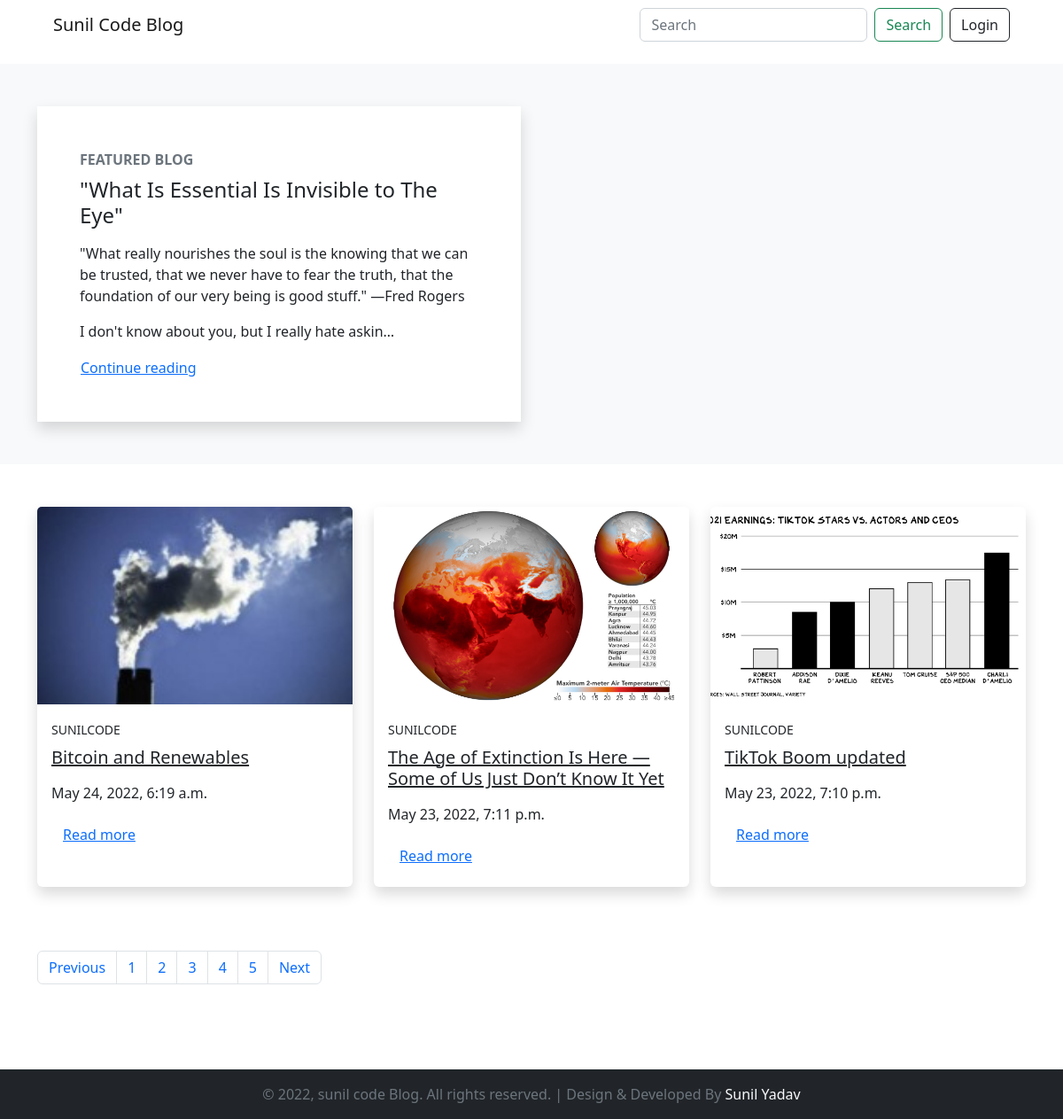
Screenshot of /?page=2 with the database file from the repository.
### miniBlog/models.py (models this page shows, shortened)
class BlogModel(models.Model):
    title=models.CharField(max_length=1000)
    content=FroalaField()
    slug=models.SlugField(max_length=1000, null=True,  blank=True)
    image=models.ImageField(upload_to='blog')
    user=models.ForeignKey(User, null=True, blank=True ,on_delete=models.CASCADE)
    created_at=models.DateTimeField(auto_now_add=True)
    upload_to=models.DateTimeField(auto_now=True)
    likes=models.ManyToManyField(User,blank=True, related_name='post_like')

### miniBlog/views.py (the view)
# urls.py: 2. Add a URL to urlpatterns:  path('', views.home, name='home')
def home(request):
    context={}
    try:
        blogs = BlogModel.objects.all().order_by('-id')
        allblogs=BlogModel.objects.annotate(Count('likes'))
        maxlist=[]
        for blog in allblogs:
            maxlist.append(blog.likes__count)
        for blog in allblogs:
            if max(maxlist) == blog.likes__count:
                featured=blog
                break
        featured_blog=featured
        paginator = Paginator(blogs, 3)
        pages = paginator.page_range
        pageNumber = request.GET.get('page')
        finalBlogpage = paginator.get_page(pageNumber)
        context = {'blogs': finalBlogpage, 'pages': pages, 'featured_blog':featured_blog}
        profile = Profile.objects.get(user=request.user)
        verify = profile.is_varified
        if not verify:
            messages.warning(request, 'Please verify your Account!')
        if not profile.is_email_varified:
            messages.warning(request,'Please Verify your Email')
    except Exception as e:
        print('Printing Home Exception')
        print(e)
    return render(request, 'blog/home.html', context)

### templates/blog/home.html (shortened to what this page needs)
{% extends "./base.html" %}
{% block start %}
<section class="position-relative py-5 bg-light mb-5">
  <div class="container">
    <div class="row">
      <div class="col-lg-6">
        <div class="bg-white rounded-lg shadow p-5"><strong
            class="text-uppercase text-secondary d-inline-block mb-2 text-sm">Featured Blog</strong>
            <h4 class="mb-3">{{featured_blog.title}}</h4>
          <p class="text-muted">{{featured_blog.content | safe | truncatechars:350}}</p><a class="btn btn-link p-0" href="{% url 'blog_detail' featured_blog.slug%}">Continue reading
            </a>
        </div>
      </div>
    </div>
  </div>
</section>
<section class="py-6 pb-5">
  <div class="container ">
    <div class="row mb-5">
      {% for blog in blogs %}
      <div class="col-lg-4 col-sm-6 mb-4 hover-animate">
        <div class="card shadow border-0 h-100"><a href="{% url 'blog_detail' blog.slug %}"><img
              class=" card-img-top" src="{{blog.image.url}}" alt="..." style="object-fit:cover ; aspect-ratio: 16/ 10;" /></a>
          <div class="card-body"><a class="text-uppercase text-decoration-none text-body text-sm letter-spacing-2"
              href="{% url 'blog_publisher' blog.user.username %}"><small>{{blog.user.username}}</small></a>
            <h5 class="my-2"><a class="text-dark" href="{% url 'blog_detail' blog.slug %}">{{blog.title}} </a></h5>
            <p class="text-gray-500 text-sm my-3">{{blog.created_at}}</p>
            <a class="btn btn-link pl-0" href="{% url 'blog_detail' blog.slug %}">Read more</a>
          </div>
        </div>
      </div>
      {% endfor %}
    </div>
    {% if pages %}
    <div class="mb-5 justify-content-end">
    <nav aria-label="...">
      <ul class="pagination">
        {% if blogs.has_previous %}
        <li class="page-item ">
          <a class="page-link" href="?page={{blogs.previous_page_number}}">Previous</a>
        </li>
        {% else %}
        <li class="page-item disabled">
          <a class="page-link ">Previous</a>
        </li>
        {% endif %}
        {% for page in pages %}
        <li class="page-item "><a class="page-link"  href="?page={{page}}">{{page}}</a></li>
        {% endfor %}
        {% if blogs.has_next %}
        <li class="page-item">
          <a class="page-link" href="?page={{blogs.next_page_number}}">Next</a>
        </li>
        {% else %}
        <li class="page-item disabled">
          <a class="page-link" disabled>Next</a>
        </li>
        {% endif %}
      </ul>
    </nav>
  </div>
  {% endif %}
  </div>
</section>
{% endblock %}

### static/css/style.css (style rules this page uses)
body { scroll-behavior: smooth; }

### rows the page displays
BlogModel: title "\"What Is Essential Is Invisible to The Eye\"", content "\"What really nourishes the soul is the knowing that we can be trusted, that we never have to fear the truth, that the foundation of our very being is good stuff.\" —Fred Rogers I don't know about you, but I really hate askin…"
BlogModel: image (picture), user.username "SUNILCODE", title "Bitcoin and Renewables", created_at "May 24, 2022, 6:19 a.m."
BlogModel: image (picture), user.username "SUNILCODE", title "The Age of Extinction Is Here — Some of Us Just Don’t Know It Yet", created_at "May 23, 2022, 7:11 p.m."
BlogModel: image (picture), user.username "SUNILCODE", title "TikTok Boom updated", created_at "May 23, 2022, 7:10 p.m."

### other values shown
{{ page }} "1" "2" "3" "4" "5"
